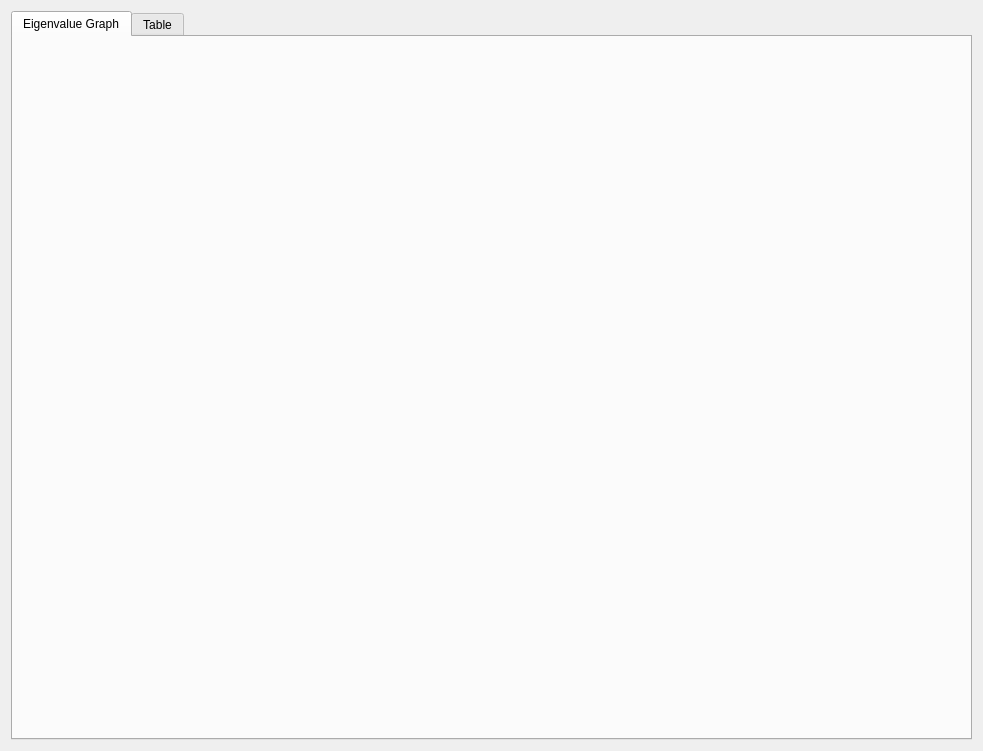
<ui version="4.0" >
 <class>PFResultWidget</class>
 <widget class="QWidget" name="PFResultWidget" >
  <property name="geometry" >
   <rect>
    <x>0</x>
    <y>0</y>
    <width>983</width>
    <height>751</height>
   </rect>
  </property>
  <property name="windowTitle" >
   <string>Form</string>
  </property>
  <layout class="QVBoxLayout" >
   <item>
    <widget class="QTabWidget" name="tabWidget" >
     <property name="currentIndex" >
      <number>0</number>
     </property>
     <widget class="QWidget" name="tab" >
      <attribute name="title" >
       <string>Eigenvalue Graph</string>
      </attribute>
      <layout class="QVBoxLayout" >
       <item>
        <widget class="IvkPlot" native="1" name="plot" />
       </item>
      </layout>
     </widget>
     <widget class="QWidget" name="tab_2" >
      <attribute name="title" >
       <string>Table</string>
      </attribute>
      <layout class="QVBoxLayout" >
       <item>
        <widget class="IvkTableWidget" name="table" >
         <column>
          <property name="text" >
           <string>Eigenvalue</string>
          </property>
         </column>
        </widget>
       </item>
      </layout>
     </widget>
    </widget>
   </item>
  </layout>
 </widget>
 <customwidgets>
  <customwidget>
   <class>IvkPlot</class>
   <extends>QWidget</extends>
   <header>widget/IvkPlot.h</header>
   <container>1</container>
  </customwidget>
  <customwidget>
   <class>IvkTableWidget</class>
   <extends>QTableWidget</extends>
   <header>IvkTableWidget.h</header>
  </customwidget>
 </customwidgets>
 <resources/>
 <connections/>
</ui>
